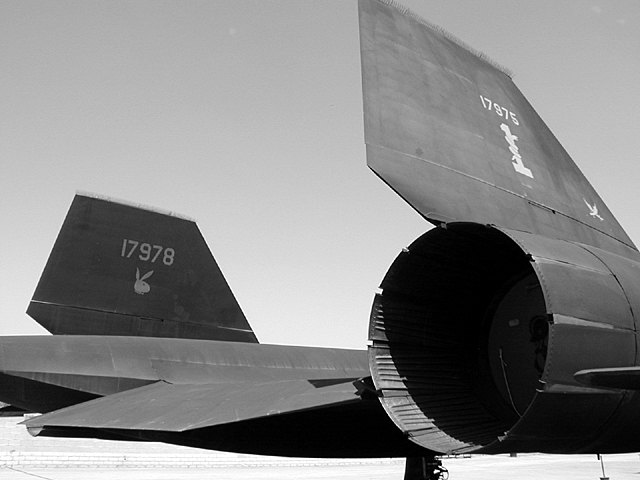
#> input picture Session 7/jet.jpg, 640 x 480 px
$ jupyter execute 'Session 7-6 & Edge Detection.ipynb'   (shell and % lines are left out)   (older library calls are emulated)
#> lines starting #> are read from the running program, lines starting #| are printed output that depends on the picture
# Edge Detection  Using Sobel,Prewitt Operator and Laplacian Operator

## What is an Edge
Area where there are extreme differences in the intensities of the pixel usually indicate an edge of an object.
## Types Of Edges

These are the main types of ideal edges present in images. The way that the image intensity changes in an image determines the type of edge that is present at that position.The Figure 1 helps to illustrate these differences by using a line to represent the image intensities of pixels against distance in the x or y direction of an image .

**a\.** *Step Edge* - Where image intensity immediately increases over a distance. <br>
**b\.** *Ramp Edge* - Where image intensity gradually increases over a distance. <br>
**c\.** *Roof Edge* - Where image intensity spikes up temporarily over a distance.

### Import required libraries

[cell 1]
#import required library
import numpy as np
import cv2
import matplotlib.pyplot as plt
import matplotlib.image as mpig

## Read the image in grayscale

[cell 2]
#read the gray scale image
image = cv2.imread('jet.jpg',cv2.IMREAD_GRAYSCALE)
#> image is the input picture: shape (480, 640); min 0, max 255, mean 135
plt.imshow(image,cmap='gray')

## Using Sobel operator

Sobel is very common operator to detect edges of an image, which is an approximation to a derivative of an image.It is separate in the y and x directions. Here We use a kernel 3*3 matrix, one for each x and y direction. The gradient for x-direction has minus numbers on the left and positive numbers on the right and we are preserving the center pixels.Similarly, the gradient for y-direction has minus numbers on the bottom and positive numbers on top and here we the middle row pixels.

[cell 3]
#define horizontal and Vertical sobel kernels
Gx = np.array([[-1, 0, 1],[-2, 0, 2],[-1, 0, 1]])
Gy = np.array([[-1, -2, -1],[0, 0, 0],[1, 2, 1]])

## Define kernel Convolution function
Convolution function a way of multiplying together two arrays of numbers, generally of different sizes,**here gray scale image and sobel/prewitt kernels**, to produce a third array of numbers of the same dimensionality. The convolution is performed by sliding the applied kernel over all the pixels of the image.<br>
**A** is the source image and * denotes the convolution operation.

\begin{equation*}
\mathbf{G}_x \ =  \begin{vmatrix}
\mathbf{-1} & \mathbf{0} & \mathbf{+1} \\
\mathbf{-2} & \mathbf{0} & \mathbf{+2} \\
\mathbf{-1} & \mathbf{0} & \mathbf{+1} \\
\end{vmatrix}\mathbf{*}_A
\end{equation*}

\begin{equation*}
\mathbf{G}_y \ =  \begin{vmatrix}
\mathbf{+1} & \mathbf{+2} & \mathbf{+1} \\
\mathbf{0} & \mathbf{0} & \mathbf{0} \\
\mathbf{-1} & \mathbf{-2} & \mathbf{-1} \\
\end{vmatrix}\mathbf{*}_A
\end{equation*}

[cell 4]
#define kernal convolution function
# with image X and filter F
def convolve(X, F):
    # height and width of the image
    X_height = X.shape[0]
#> X_height = 480
    X_width = X.shape[1]
#> X_width = 640

    # height and width of the filter
    F_height = F.shape[0]
    F_width = F.shape[1]

    H = (F_height - 1) // 2
    W = (F_width - 1) // 2

    #output numpy matrix with height and width
    out = np.zeros((X_height, X_width))
    #iterate over all the pixel of image X
    for i in np.arange(H, X_height-H):
        for j in np.arange(W, X_width-W):
            sum = 0
            #iterate over the filter
            for k in np.arange(-H, H+1):
                for l in np.arange(-W, W+1):
                    #get the corresponding value from image and filter
                    a = X[i+k, j+l]
                    w = F[H+k, W+l]
                    sum += (w * a)
            out[i,j] = sum
    #return convolution
    return out

[cell 5]
#normalizing the vectors
sob_x = convolve(image, Gx) / 8.0
sob_y = convolve(image, Gy) / 8.0

## Gradient magnitude
The gradient component in each orientation then combined together to find the absolute magnitude of the gradient at each point and the orientation of that gradient.

[cell 6]
#calculate the gradient magnitude of vectors
sob_out = np.sqrt(np.power(sob_x, 2) + np.power(sob_y, 2))
# mapping values from 0 to 255
sob_out = (sob_out / np.max(sob_out)) * 255
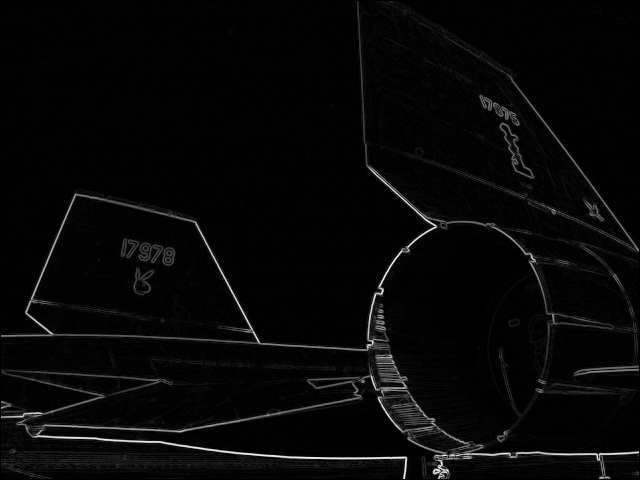
#> sob_out: shape (480, 640) float64; min 0, max 255, mean 8

[cell 7]
#output images
cv2.imwrite('sobel_jet.jpg', sob_out)
plt.imshow(sob_out, cmap = 'gray', interpolation = 'bicubic')
plt.show()

## Using prewitt operator

Prewitt operator is similar to the Sobel operator and is used for detecting vertical and horizontal edges in images.It provides us two masks one for detecting edges in horizontal direction and another for detecting edges in an vertical direction.

[cell 8]
#read the image in gray scale
img = cv2.imread('knife.jpg',cv2.IMREAD_GRAYSCALE)
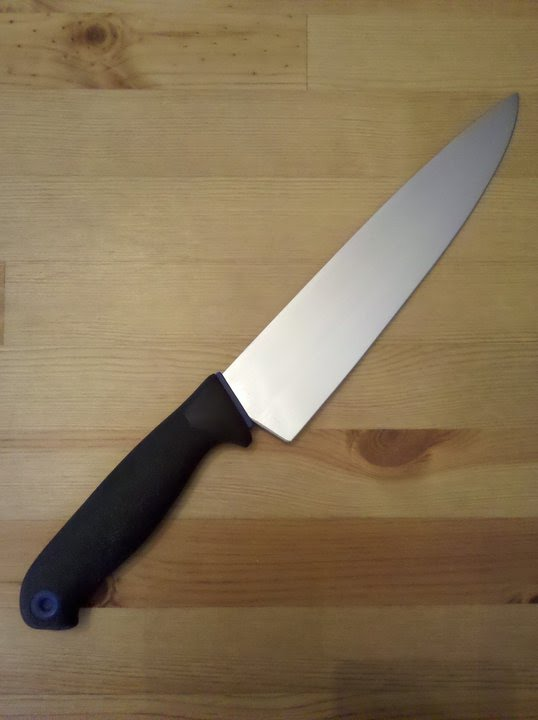
#> input picture Session 7/knife.jpg, 538 x 720 px
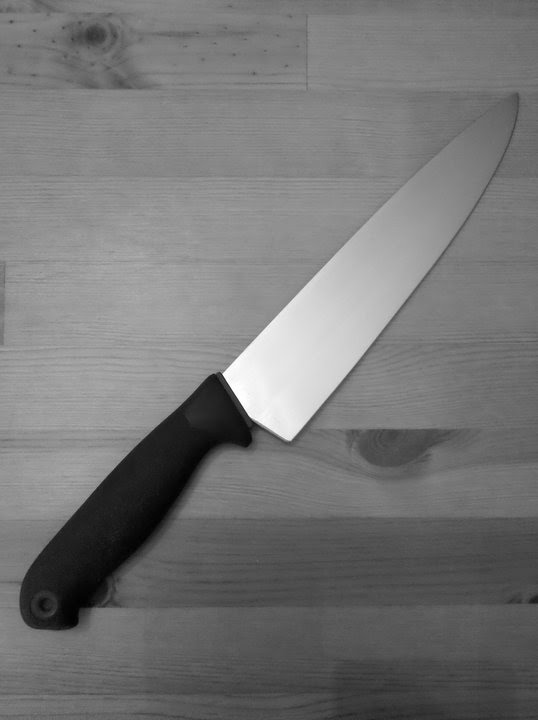
#> img: shape (720, 538); min 0, max 255, mean 117.5
plt.imshow(img,cmap='gray')

[cell 9]
#define horizontal and Vertical sobel kernels
Hx = np.array([[-1, 0, 1],[-1, 0, 1],[-1, 0, 1]])
Hy = np.array([[-1, -1, -1],[0, 0, 0],[1, 1, 1]])

[cell 10]
#normalizing the vectors
pre_x = convolve(img, Hx) / 6.0
#> after the loop in convolve (call 3), `for i in np.arange(H, X_height-H):`:
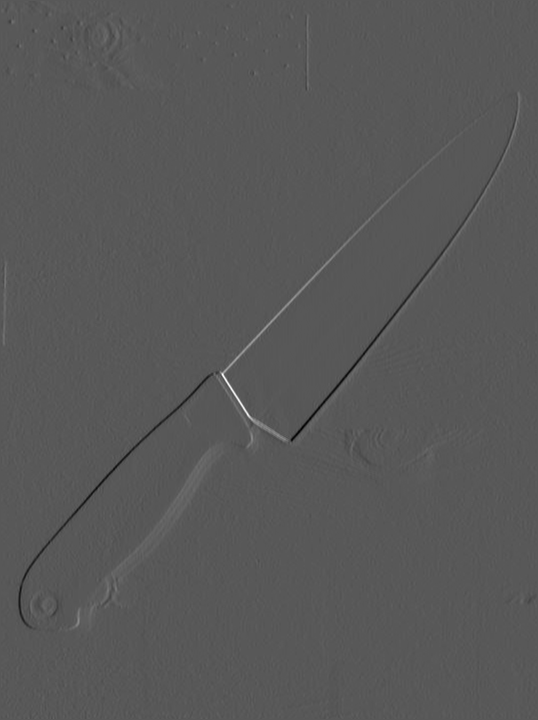
#> out: shape (720, 538) float64; min -297, max 557, mean -0.4; drawn with min black and max white
pre_y = convolve(img, Hy) / 6.0
#> after the loop in convolve (call 4), `for i in np.arange(H, X_height-H):`:
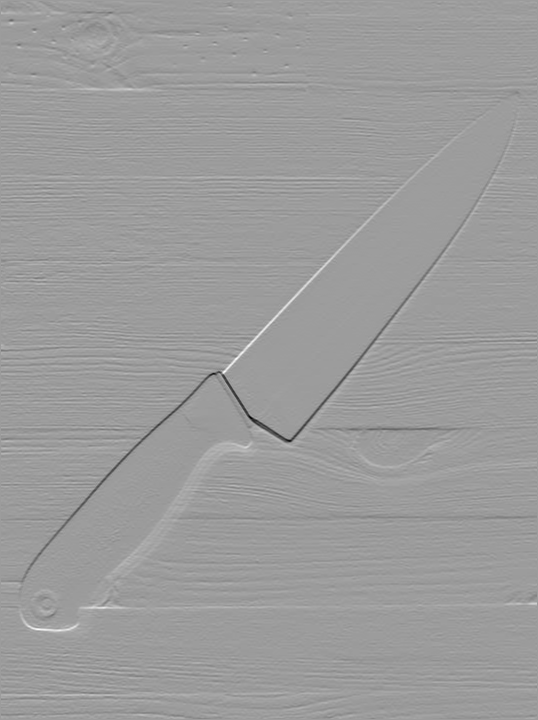
#> out: shape (720, 538) float64; min -398, max 251, mean -0.3; drawn with min black and max white

[cell 11]
#calculate the gradient magnitude of vectors
pre_out = np.sqrt(np.power(pre_x, 2) + np.power(pre_y, 2))
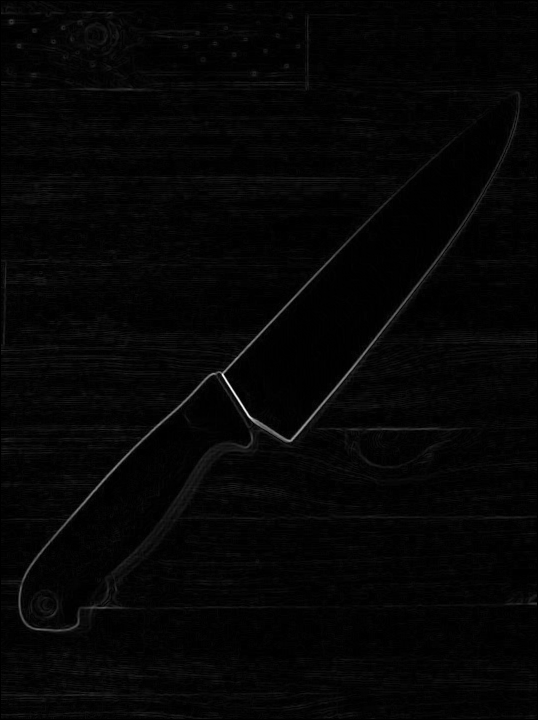
#> pre_out: shape (720, 538) float64; min 0, max 99.73, mean 2.2; drawn with min black and max white
# mapping values from 0 to 255
pre_out = (pre_out / np.max(pre_out)) * 255

[cell 12]
#output images
cv2.imwrite('prewitt_knife.jpg', pre_out)
plt.imshow(pre_out, cmap = 'gray', interpolation = 'bicubic')
plt.show()

## Using Laplacian Operator

Unlike the Sobel and prewitt edge detector, the Laplacian edge detector uses only one kernel. It calculates second order derivatives in a single pass. Here's the kernel used for it:

[cell 13]
#read the image in gray scale
img2 = cv2.imread('butterfly.jpg',cv2.IMREAD_GRAYSCALE)
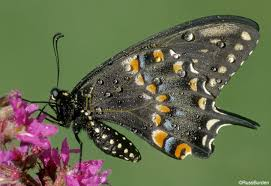
#> input picture Session 7/butterfly.jpg, 271 x 186 px
#> img2: shape (186, 271); min 0, max 255, mean 101
plt.imshow(img2,cmap='gray')

## Gaussian blur
Because these masks are approximating a second derivative measurement on the image, they are very sensitive to noise. To correct this, the image is often Gaussian smoothed before applying the Laplacian filter.

[cell 14]
#apply gaussian blur
blur_img = cv2.GaussianBlur(img2, (3, 3), 0)
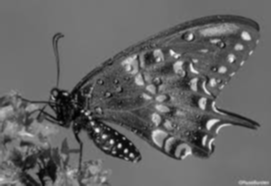
#> blur_img: shape (186, 271); min 1, max 244, mean 101

[cell 15]
# Positive Laplacian Operator
laplacian = cv2.Laplacian(blur_img, cv2.CV_64F)
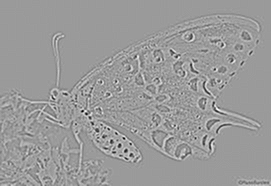
#> laplacian: shape (186, 271) float64; min -161, max 104, mean 0; drawn with min black and max white

[cell 16]
plt.imshow(blur_img, cmap = 'gray',interpolation = 'bicubic')
plt.show()

[cell 17]
cv2.imwrite('lap_butterfly.jpg', laplacian)
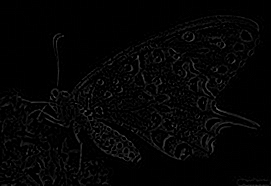
#> saved as lap_butterfly.jpg: shape (186, 271); min 0, max 104, mean 4.6
plt.imshow(laplacian, cmap = 'gray',interpolation = 'bicubic')
plt.show()
